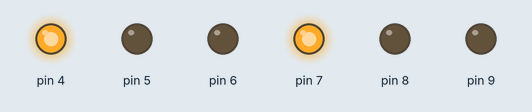
A sketch run on a simulated Arduino Uno, built with avr-gcc and run on an emulated ATmega328P. Parts: output pins drawn as LEDs (lit = HIGH).

Above: at 0.1 s.
Timing chart, 0 to 1.6 s (numbered marks = the images above):
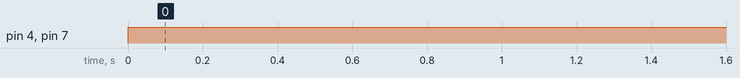

The sketch:

buza-.ino
```cpp
int i;

void setup() {
  // put your setup code here, to run once:

  for (i = 4; i <= 9; i++) {
    pinMode(i, OUTPUT);
  }
}

void loop() {
  // put your main code here, to run repeatedly:

  digitalWrite(4, HIGH);
  digitalWrite(7, HIGH);
}
```

Measured:
- by itself, pin 4, pin 7: LOW → HIGH at 0.00 s
